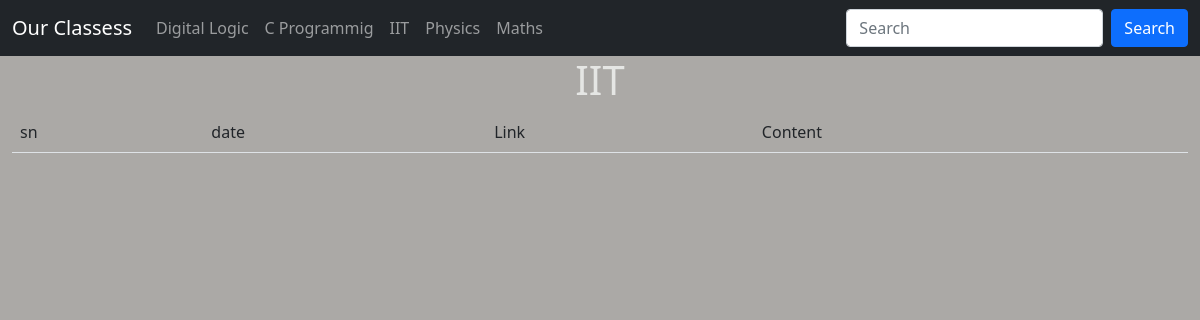
The app's page /iit, older data.
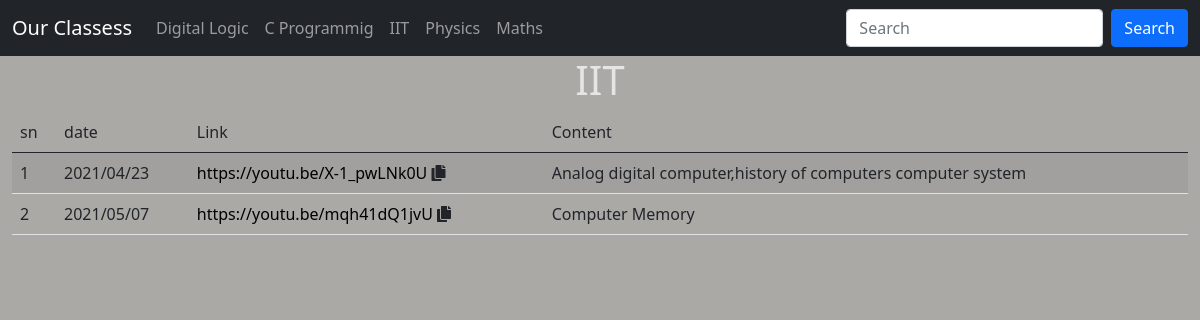
The same page, newer data.
### recordings/models.py (models this page shows, shortened)
class Record(models.Model):
	subjects = [
		('physics','Physics'),
		('math','Maths'),
		('C','C Programming'),
		('IIT','IIT'),
		('DL','Digital Logic'),
	]
	subject = models.CharField(max_length=50,choices=subjects)
	date = models.CharField(max_length=20,default="")
	link = models.CharField(max_length=500)
	content = models.TextField(max_length=500)

### recordings/views.py (the view)
# urls.py: path('iit',views.iit,name="IIT"),
def iit(requests):
	subjectCode = 3
	if requests.method == 'GET':
		query = requests.GET.get('search','')
		values =  getSubjectValues(subjectCode,query)
	else:
		values = getSubjectValues(subjectCode)
	return render(requests,'subjects.html',values)

### recordings/views.py (called while the page is built)
def getSubjectValues(subjectCode,query=''):
	return {
		'subject':Record.subjects[subjectCode][1],
		'records': Record.objects.filter(subject=Record.subjects[subjectCode][0],
			content__contains=query),
		'searchedTerm':query
	}

### recordings/templates/subjects.html (shortened to what this page needs)
<!doctype html>
<html lang="en">
  <head>
    <link href="https://cdn.jsdelivr.net/npm/bootstrap@5.0.0-beta3/dist/css/bootstrap.min.css" rel="stylesheet">
    <link rel="stylesheet" href="https://use.fontawesome.com/releases/v5.0.13/css/all.css">
  </head>
  <body>
    <nav class="navbar navbar-expand-lg navbar-dark bg-dark">
  <div class="container-fluid">
    <a class="navbar-brand" href="#">Our Classess</a>
    <div class="collapse navbar-collapse" id="navbarSupportedContent">
      <ul class="navbar-nav me-auto mb-2 mb-lg-0">
        <li class="nav-item">
          <a class="nav-link {{dl_active}}" aria-current="page" href="dl">Digital Logic</a>
        </li>
        <li class="nav-item {{c_active}}">
          <a class="nav-link" href="c">C Programmig</a>
        </li>
        <li class="nav-item {{iit_active}}">
          <a class="nav-link" href="iit">IIT</a>
        </li>
        <li class="nav-item {{c_active}}">
          <a class="nav-link" href="physics">Physics</a>
        </li>
        <li class="nav-item {{c_active}}">
          <a class="nav-link" href="maths">Maths</a>
        </li>
      </ul>
      <form class="d-flex" method="get">
        <input class="form-control me-2" type="search" name="search" placeholder="Search" aria-label="Search" value="{{searchedTerm}}">
        <button class="btn btn-primary" type="submit">Search</button>
      </form>
    </div>
  </div>
</nav>
    <h1 class="text-center">{{subject}}</h1>
    <div class="container-fluid">
        <div class="subject-table">
            <table class="table table-striped">
                <thead>
                    <td>sn</td>
                    <td>date</td>
                    <td>Link</td>
                    <td>Content</td>
                </thead>
                {% for record in records %}
                <tr>
                    <td>{{forloop.counter}}</td>
                    <td>{{record.date}}</td>
                    <td><a href="{{record.link}}" target="_blank"><span id="link{{forloop.counter}}">{{record.link}}</span></a> <i class="fas fa-copy" onclick="copy('link{{forloop.counter}}')"></i></td>
                    <td>{{record.content}}</td>
                </tr>
                {% endfor %}
            </table>
        </div>
    </div>
  </body>
</html>

Row changes from the older to the newer data that the page shows:
added Record: date "2021/04/23", link "https://youtu.be/X-1_pwLNk0U", content "Analog digital computer,history of computers computer system"
added Record: date "2021/05/07", link "https://youtu.be/mqh41dQ1jvU", content "Computer Memory"
